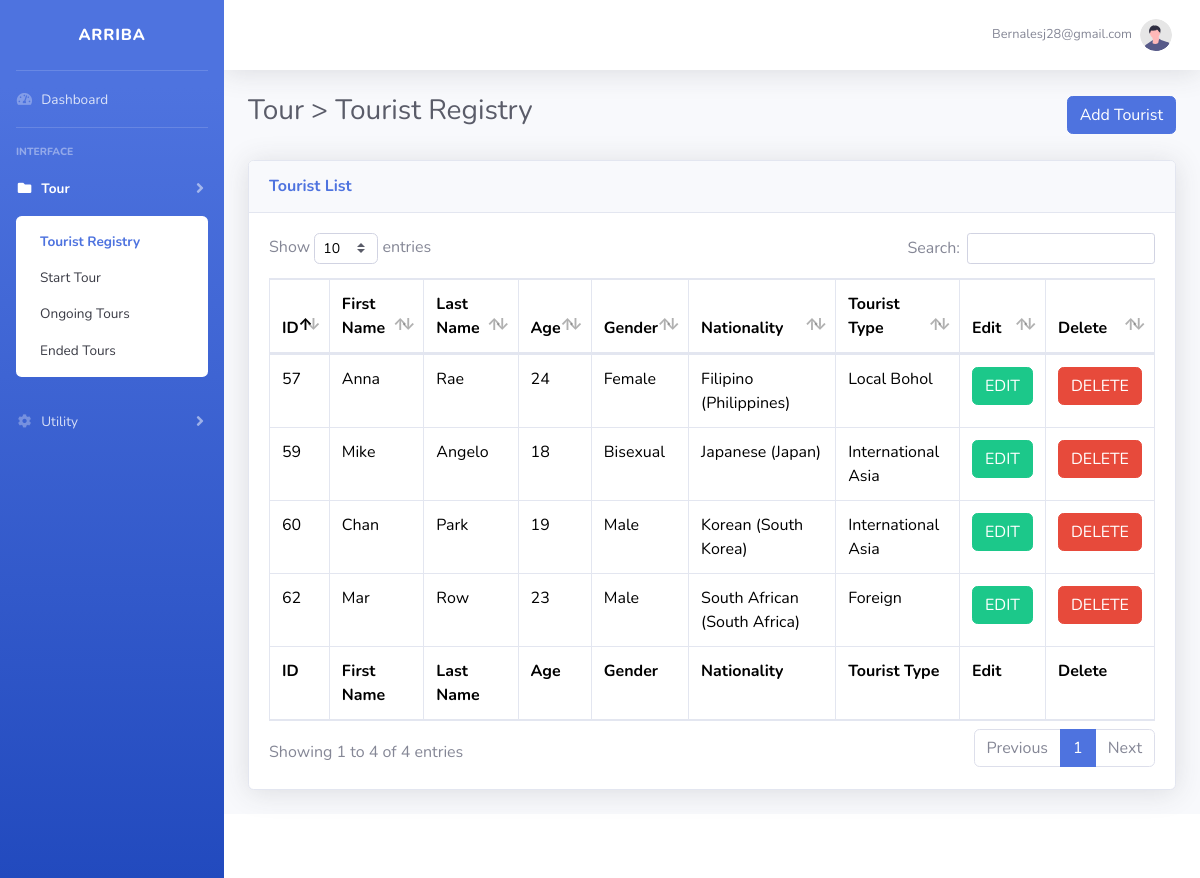
/tourist_registry.php (signed in), run on the app's committed database.
### tables this page shows
CREATE TABLE `tourist` (
  `TouristID` int(100) NOT NULL,
  `FirstName` varchar(50) NOT NULL,
  `LastName` varchar(50) NOT NULL,
  `Age` int(200) NOT NULL,
  `GenderID` int(11) NOT NULL,
  `Nationality` varchar(50) NOT NULL,
  `TouristTypeID` int(100) NOT NULL
);

CREATE TABLE `gender` (
  `Gender_ID` int(11) NOT NULL,
  `Gender` varchar(200) NOT NULL
);

CREATE TABLE `tourist_type` (
  `TouristTypeID` int(100) NOT NULL,
  `Class` varchar(200) NOT NULL
);

### tourist_registry.php (the view, shortened to what this page needs)
<?php
include('security.php');
include('includes/header_mt.php');
include('includes/navbar_tr.php');
?>
<div id="content-wrapper" class="d-flex flex-column">
    <div id="content">
        <?php include('includes/topbar.php') ?>
        <div class="container-fluid">
            <div class="d-sm-flex align-items-center justify-content-between mb-4">
                <h1 class="h3 mb-2 text-gray-800">Tour > Tourist Registry</h1>
                <button type="button" class="btn btn-primary" data-toggle="modal" data-target="#addtourist">
                    Add Tourist
                </button>
            </div>
            <div class="card shadow mb-4">
                <div class="card-header py-3">
                    <h6 class="m-0 font-weight-bold text-primary">Tourist List</h6>
                </div>
                <div class="card-body">
                    <div class="table-responsive">
                        <style>
                            .table {
                                color: black !important;
                            }
                        </style>
                        <?php
                            $query = "
                                SELECT t.*, tt.Class, g.Gender
                                FROM tourist t
                                JOIN tourist_type tt ON t.TouristTypeID = tt.TouristTypeID
                                JOIN gender g ON t.GenderID = g.Gender_ID
                            ";
                            $query_run = mysqli_query($connection, $query);
                        ?>
                        <table class="table table-bordered" id="dataTable" width="100%" cellspacing="0">
                            <thead>
                                <tr>
                                    <th>ID</th>
                                    <th>First Name</th>
                                    <th>Last Name</th>
                                    <th>Age</th>
                                    <th>Gender</th>
                                    <th>Nationality</th>
                                    <th>Tourist Type</th>
                                    <th>Edit</th>
                                    <th>Delete</th>
                                </tr>
                            </thead>
                            <tfoot>
                                <tr>
                                    <th>ID</th>
                                    <th>First Name</th>
                                    <th>Last Name</th>
                                    <th>Age</th>
                                    <th>Gender</th>
                                    <th>Nationality</th>
                                    <th>Tourist Type</th>
                                    <th>Edit</th>
                                    <th>Delete</th>
                                </tr>
                            </tfoot>
                            <tbody>
                                <?php
                                    if(mysqli_num_rows($query_run) > 0) {
                                        while($row = mysqli_fetch_assoc($query_run)) {
                                ?>
                                    <tr>
                                        <td><?php echo $row['TouristID']; ?></td>
                                        <td><?php echo $row['FirstName']; ?></td>
                                        <td><?php echo $row['LastName']; ?></td>
                                        <td><?php echo $row['Age']; ?></td>
                                        <td><?php echo $row['Gender']; ?></td>
                                        <td><?php echo $row['Nationality']; ?></td>
                                        <td><?php echo $row['Class']; ?></td>
                                        <td>
                                            <form action="edit_tourist.php" method="post">
                                                <button type="submit" name="edit_btn" class="btn btn-success">EDIT</button>
                                            </form>
                                        </td>
                                        <td>
                                            <button type="button" class="btn btn-danger delete-btn" data-id="<?php echo $row['TouristID']; ?>"
                                                data-toggle="modal" data-target="#deleteTouristModal">
                                                DELETE
                                            </button>
                                        </td>
                                    </tr>
                                <?php
                                        }
                                    } else {
                                        echo "No Record Found";
                                    }
                                ?>
                            </tbody>
                        </table>
                    </div>
                </div>
            </div>
        </div>
    </div>
    <?php
        include('includes/footer.php');
        include('includes/scripts.php');
    ?>

### tourist_registry.php (style rules this page uses)
.table { color: black !important; }

### data on the page
tourist: TouristID "57", FirstName "Anna", LastName "Rae", Age "24", GenderID.Gender "Female", Nationality "Filipino (Philippines)", TouristTypeID.Class "Local Bohol"
tourist: TouristID "59", FirstName "Mike", LastName "Angelo", Age "18", GenderID.Gender "Bisexual", Nationality "Japanese (Japan)", TouristTypeID.Class "International Asia"
tourist: TouristID "60", FirstName "Chan", LastName "Park", Age "19", GenderID.Gender "Male", Nationality "Korean (South Korea)", TouristTypeID.Class "International Asia"
tourist: TouristID "62", FirstName "Mar", LastName "Row", Age "23", GenderID.Gender "Male", Nationality "South African (South Africa)", TouristTypeID.Class "Foreign"

### other printed values
$_SESSION['Username'] "Bernalesj28@gmail.com"
